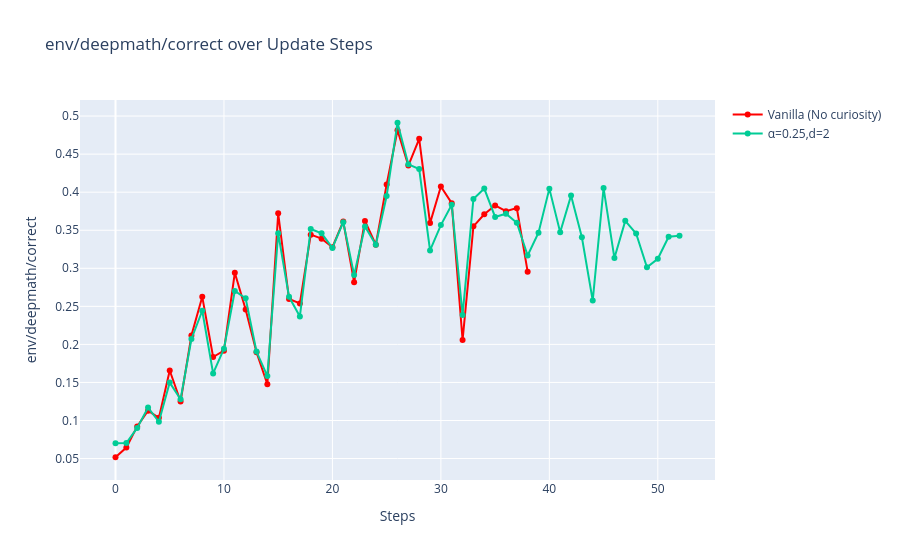

The cell this chart's notebook holds for it:
### Markdown cell above
### Total tokens and rewards for Llama

### Code cell
llama_traces = ["Llama-3B-vanilla", "Llama-3B-both-pos-0.25-normalised"]
llama_labels = ["Vanilla (No curiosity)", "λ=0.25,d=2"]
plot(llama_traces, metric="env/deepmath/correct", labels=llama_labels)

### Figure 1 — Plotly figure (JSON) as saved in the notebook; plotly's stock layout.template omitted (floating-point values rounded to 4 significant figures)
{"data": [{"line": {"color": "red"}, "mode": "lines+markers", "name": "Vanilla (No curiosity)", "type": "scatter", "x": [0, 1, 2, 3, 4, 5, 6, 7, 8, 9, 10, 11, 12, 13, 14, 15, 16, 17, 18, 19, 20, 21, 22, 23, 24, 25, 26, 27, 28, 29, 30, 31, 32, 33, 34, 35, 36, 37, 38], "y": [0.05172, 0.06448, 0.09226, 0.1129, 0.1035, 0.1657, 0.125, 0.2116, 0.2625, 0.1834, 0.1917, 0.2941, 0.2458, 0.1896, 0.1476, 0.3722, 0.2596, 0.2538, 0.3442, 0.3389, 0.3277, 0.3615, 0.2818, 0.3623, 0.331, 0.41, 0.4814, 0.4349, 0.4701, 0.3594, 0.4074, 0.3856, 0.2057, 0.3551, 0.371, 0.3825, 0.375, 0.379, 0.2956]}, {"line": {"color": "#00CC96"}, "mode": "lines+markers", "name": "α=0.25,d=2", "type": "scatter", "x": [0, 1, 2, 3, 4, 5, 6, 7, 8, 9, 10, 11, 12, 13, 14, 15, 16, 17, 18, 19, 20, 21, 22, 23, 24, 25, 26, 27, 28, 29, 30, 31, 32, 33, 34, 35, 36, 37, 38, 39, 40, 41, 42, 43, 44, 45, 46, 47, 48, 49, 50, 51, 52], "y": [0.07004, 0.07044, 0.09028, 0.1169, 0.09836, 0.1498, 0.1279, 0.2071, 0.2442, 0.1619, 0.1943, 0.2702, 0.2606, 0.1906, 0.1584, 0.3461, 0.2625, 0.2367, 0.3517, 0.346, 0.3268, 0.3606, 0.2913, 0.3549, 0.331, 0.3949, 0.4912, 0.4366, 0.4305, 0.3235, 0.3568, 0.3835, 0.2387, 0.3911, 0.4048, 0.3675, 0.3717, 0.3599, 0.3167, 0.3467, 0.4047, 0.3473, 0.3955, 0.3407, 0.2575, 0.4054, 0.3135, 0.3623, 0.3457, 0.3013, 0.3125, 0.3415, 0.3426]}], "layout": {"title": {"text": "env/deepmath/correct over Update Steps"}, "xaxis": {"title": {"text": "Steps"}}, "yaxis": {"title": {"text": "env/deepmath/correct"}}}}
